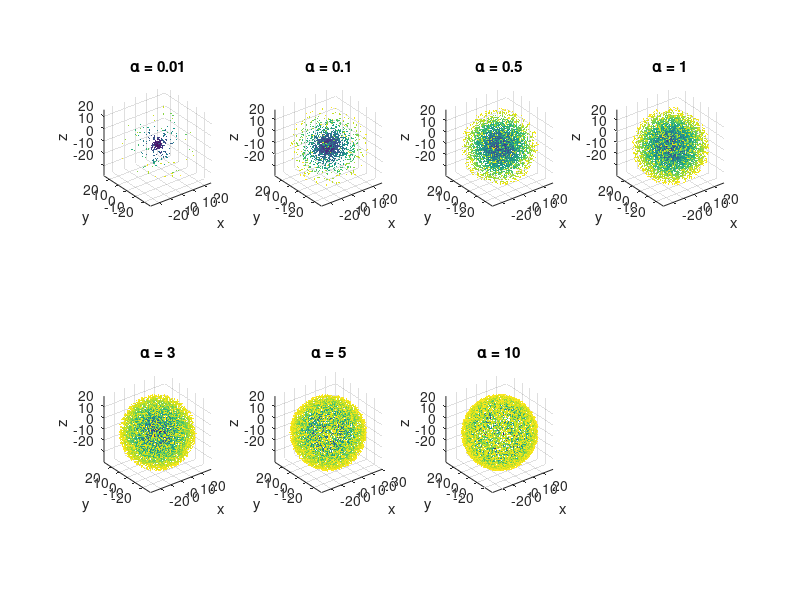

Write MATLAB code to recreate this figure. (Note: this script raises an error after producing the figure.)
% Parameters
Rmax = 30;              % Maximum radius of the sphere
n = 10000;              % Number of points per distribution
alphas = [0.01, 0.1, 0.5, 1, 3, 5, 10];     % Different alpha values to explore
figure;
for i = 1:length(alphas)
    alpha = alphas(i);
    
    % Generate random numbers for the radial distribution
    u = rand(n, 1);
    % Inverse transform sampling: r = Rmax * u^(1/alpha)
    r = Rmax * u.^(1/alpha);
    
    % Generate uniformly distributed directions on the sphere.
    % One common method:
    theta = 2 * pi * rand(n, 1);       % azimuthal angle in [0, 2*pi]
    % For the polar angle, using the transformation that gives uniform points:
    phi = acos(2 * rand(n, 1) - 1);      % polar angle in [0, pi]
    
    % Convert spherical coordinates to Cartesian coordinates
    x = r .* sin(phi) .* cos(theta);
    y = r .* sin(phi) .* sin(theta);
    z = r .* cos(phi);
    
    % Plot the points in a subplot
    subplot(2, 4, i);
    scatter3(x, y, z, 1, r, 'filled', ''); % color points by z for visual depth
   
    axis equal;
    xlabel('x');
    ylabel('y');
    zlabel('z');
    title(['\alpha = ' num2str(alpha)]);
end
sgtitle('Effect of \alpha on the 3D Distribution of Points');
